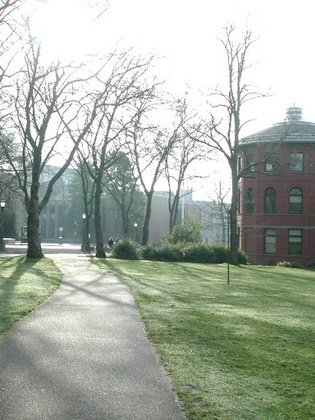
%> input picture matlab/prtn01.jpg, 315 x 420 px, shrunk from 384 x 512 before the run
$ octave --eval "hw2_old('prtn00.jpg');"   (GNU Octave 9; MATLAB toolbox functions it lacks are replaced by stand-ins)
%> lines starting %> are read from the running program, lines starting %| are printed output that depends on the picture
### matlab/my_harris.m
function keypoints = my_harris(img)

k = 0.04;
Threshold = 50000;


% img = imread('prtn00.jpg');
imgGray = rgb2gray(img);
row = size(img, 1);
col = size(img, 2);
fx = [-1, 0, 1; -1, 0, 1; -1, 0, 1];
fy = [-1, -1, -1; 0, 0, 0; 1, 1, 1];

Ix = filter2(fx, imgGray);
Iy = filter2(fy, imgGray);
h = fspecial('gaussian', [5, 5], 1.5);

Ix2 = filter2(h,Ix.*Ix);
Iy2 = filter2(h,Iy.*Iy);
Ixy = filter2(h,Ix.*Iy);

% imshow(Ix2);

process = zeros(row, col);

for r=1:row
    for c=1:col
        M = [Ix2(r,c),Ixy(r,c);Ixy(r,c),Iy2(r,c)];
        R = det(M) - k * (trace(M) ^ 2);
        if (R > Threshold)
            process(r,c) = R;
        end
    end
end
dilation_kernel = [1,1,1;1,0,1;1,1,1];
output = process > imdilate(process, dilation_kernel);
keypoints = output;
% imshow(output)
% descriptors = descriptor(output, imgGray);
% imshow(img);

end

### matlab/descriptor.m
function kpDescriptors = descriptor(keypoints, grayImg)
    [kyrow kycol] = find(keypoints == 1);
    [Gmag,Gdir] = imgradient(grayImg);

    DESC_WIN_SIZE = 16;
%     figure; imshowpair(Gmag, Gdir, 'montage');
%     title('Gradient Magnitude, Gmag (left), and Gradient Direction, Gdir (right), using Prewitt method')
%     axis off;
    kpDescriptors = repmat(struct('kpDescriptor',zeros(128,1),'kpX',0,'kpY',0),size([kyrow kycol], 1), 1);

    GaussWeights = fspecial('Gaussian', [DESC_WIN_SIZE DESC_WIN_SIZE], DESC_WIN_SIZE/2);
    GaussWeights = GaussWeights.*(1/max(max(GaussWeights)));

    for kp=1:size([kyrow kycol], 1)

        kpDescriptor = zeros(128,1);
        currRow = kyrow(kp);
        currCol = kycol(kp);

        for x=0:DESC_WIN_SIZE-1
            for y=0:DESC_WIN_SIZE-1

                cellX = floor(x/4);
                cellY = floor(y/4);

                coorX = round(currCol + x - DESC_WIN_SIZE/2);
                coorY = round(currRow + y - DESC_WIN_SIZE/2);
                if(coorX>0 && coorY>0 && coorX<=size(grayImg, 2) && coorY<=size(grayImg, 1))
                    mag = Gmag(coorY, coorX) * GaussWeights(y+1, x+1);
                    orient = ceil((Gdir(coorY, coorX)+180)/45);
                    if orient == 0
                        orient = 1;
                    end
                    kpDescriptor((cellY*4+cellX)*8 + orient) = kpDescriptor((cellY*4+cellX)*8 + orient) + mag;
                end

            end
        end

        %normalize all descriptor
        sqKpDescriptor = kpDescriptor.^2;
        sumSqKpDescriptor = sum(sqKpDescriptor);
        dem = sqrt(sumSqKpDescriptor);
        kpDescriptor = kpDescriptor./dem;

        kpDescriptors(kp) = struct('kpDescriptor',kpDescriptor,'kpX',kycol(kp),'kpY',kyrow(kp));


    end
end

### matlab/hw2_old.m
function hw2_old(txtPath)
%> called with txtPath = 'prtn00.jpg'
% [11 lines of commented-out code are left out]

img1 = imread('prtn01.jpg');
%> img1 is the input picture: size 420x315x3 uint8; mean R, G, B 167.8, 175.6, 164.5
imgGray1 = rgb2gray(img1);
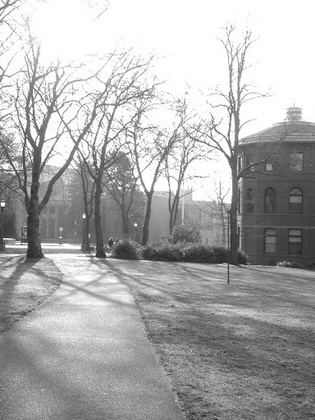
%> imgGray1: size 420x315 uint8; min 31, max 255, mean 172
keypoints1 = my_harris(img1);
%> in my_harris, `Iy = filter2(fy, imgGray);`:
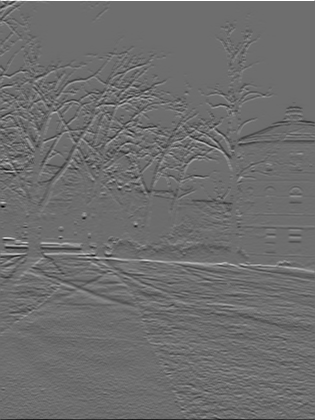
%> Iy: size 420x315 double; min -583, max 765, mean -0.9; drawn with min black and max white
%> in my_harris, `Ixy = filter2(h,Ix.*Iy);`:
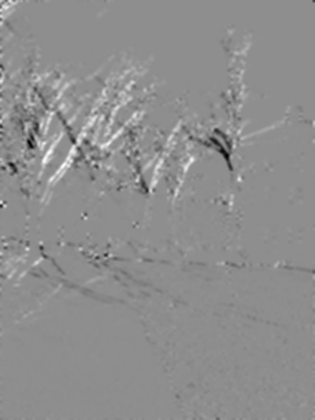
%> Ixy: size 420x315 double; min -36620.8, max 29068.8, mean 108.6; drawn with min black and max white
%> after the loop in my_harris, `for r=1:row`:
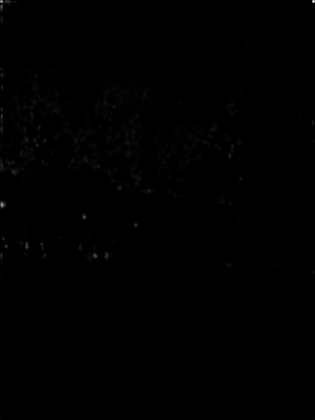
%> process: size 420x315 double; min 0, max 8.65e+09, mean 19657148.3; drawn with min black and max white
%> in my_harris, `output = process > imdilate(process, dilation_kernel);`:
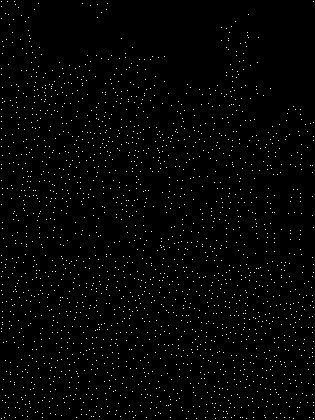
%> output: size 420x315 logical; 1.6% white in thin lines or dots
descriptors1 = descriptor(keypoints1, imgGray1);
%> in descriptor, `[kyrow kycol] = find(keypoints == 1);`: kyrow = 2074 values from 2 to 419; kycol = 2074 values from 2 to 314
%> in descriptor, `[Gmag,Gdir] = imgradient(grayImg);`:
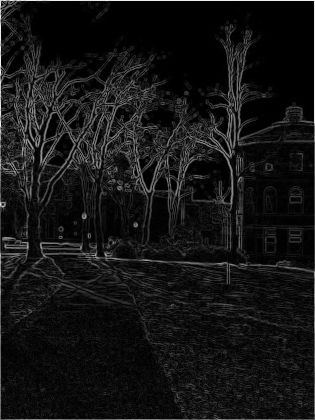
%> Gmag: size 420x315 double; min 0, max 1081.9, mean 88.6; drawn with min black and max white
%> in descriptor, `[Gmag,Gdir] = imgradient(grayImg);`:
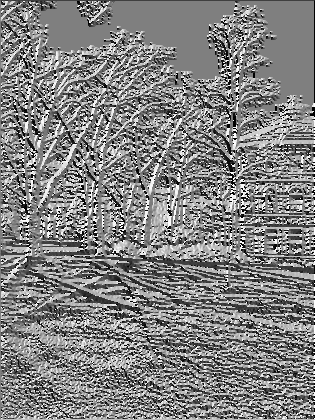
%> Gdir: size 420x315 double; min -180, max 179.9, mean 3.9; drawn with min black and max white
[CylImg1, c_coor1] = cylindrical_projection(img1, 706.286, 706.286);

img2 = imread('prtn00.jpg');
imgGray2 = rgb2gray(img2);
keypoints2 = my_harris(img2);
descriptors2 = descriptor(keypoints2, imgGray2);
[CylImg2, c_coor2] = cylindrical_projection(img2, 704.916, 704.916);


matche_ans = matches(descriptors1, descriptors2);

plotMatches(img1, img2, matche_ans);


[combineImg, c_coor] = combine(img2, CylImg1, CylImg2, c_coor1, c_coor2, matche_ans);

img3 = imread('prtn17.jpg');
imgGray3 = rgb2gray(img3);
keypoints3 = my_harris(img3);
descriptors3 = descriptor(keypoints3, imgGray3);
[CylImg3, c_coor3] = cylindrical_projection(img3, 705.576, 705.576);

matche_ans = matches(descriptors2, descriptors3);

[combineImg, c_coor] = combine(img3, combineImg, CylImg3, c_coor, c_coor3, matche_ans);

img4 = imread('prtn16.jpg');
imgGray4 = rgb2gray(img4);
keypoints4 = my_harris(img4);
descriptors4 = descriptor(keypoints4, imgGray4);
[CylImg4, c_coor4] = cylindrical_projection(img4, 705.102, 705.102);

matche_ans = matches(descriptors3, descriptors4);

[combineImg, c_coor] = combine(img4, combineImg, CylImg4, c_coor, c_coor4, matche_ans);

img5 = imread('prtn15.jpg');
imgGray5 = rgb2gray(img5);
keypoints5 = my_harris(img5);
descriptors5 = descriptor(keypoints5, imgGray5);
[CylImg5, c_coor5] = cylindrical_projection(img5, 704.537, 704.537);

matche_ans = matches(descriptors4, descriptors5);

[combineImg, c_coor] = combine(img5, combineImg, CylImg5, c_coor, c_coor5, matche_ans);
% img2 = imread('prtn00.jpg');
% [CylImg, corresponding_coor] = cylindrical_projection(img2, 704.916, 704.916);
% imshow(CylImg)


end
%> (the run ends here)
